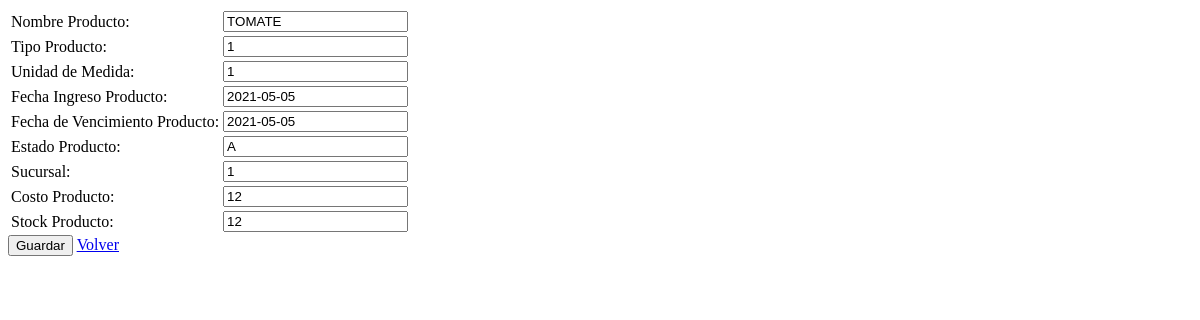
Page /vista/actualizar.php?idProducto=8 on the earlier database version.
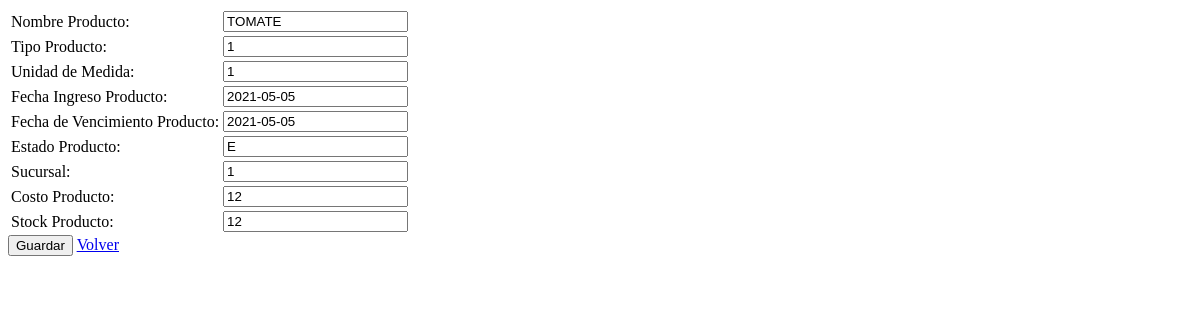
Same page on the later database version.
### tables this page shows
CREATE TABLE `producto` (
  `idProducto` int(11) NOT NULL,
  `nombreProducto` varchar(45) DEFAULT NULL,
  `idTipoProducto` int(11) DEFAULT NULL,
  `idUnidadMedida` int(11) DEFAULT NULL,
  `fechaIngresoProducto` date DEFAULT NULL,
  `FechaVencimientoProducto` date DEFAULT NULL,
  `estadoProducto` varchar(1) DEFAULT NULL,
  `idSucursal` int(11) DEFAULT NULL,
  `costoProducto` float DEFAULT NULL,
  `stockProducto` float DEFAULT NULL,
  `imagenProducto` varchar(45) NOT NULL
);

### controlador/crudProducto.php (called while the page is built, shortened)
<?php
	class CrudProducto{
		public function obtenerProducto($idProducto){
			$db=Db::conectar();
			$select=$db->prepare('SELECT * FROM producto WHERE idProducto=:idProducto');
			$select->bindValue('idProducto',$idProducto);
			$select->execute();
			$producto=$select->fetch();
			$myProducto= new Producto();
			$myProducto->setIdProducto($producto['idProducto']);
			$myProducto->setNombreProducto($producto['nombreProducto']);
			$myProducto->setIdTipoProducto($producto['idTipoProducto']);
			$myProducto->setIdUnidadMedida($producto['idUnidadMedida']);
			$myProducto->setFechaIngresoProducto($producto['fechaIngresoProducto']);
			$myProducto->setFechaVencimientoProducto($producto['FechaVencimientoProducto']);
			$myProducto->setEstadoProducto($producto['estadoProducto']);
			$myProducto->setIdSucursal($producto['idSucursal']);
			$myProducto->setCostoProducto($producto['costoProducto']);
			$myProducto->setStockProducto($producto['stockProducto']);
			$myProducto->setImagenProducto($producto['imagenProducto']);
			return $myProducto;
		}
}
?>

### modelo/producto.php (called while the page is built, shortened)
<?php
class Producto{
		private $nombreProducto;
		private $idTipoProducto;
		private $idUnidadMedida;
		private $fechaIngresoProducto;
		private $fechaVencimientoProducto;
		private $estadoProducto;
		private $idSucursal;
		private $costoProducto;
		private $stockProducto;
		public function getNombreProducto(){
			return $this->nombreProducto;
		}
		public function setNombreProducto($nombreProducto){
			$this->nombreProducto = $nombreProducto;
		}
		public function getIdTipoProducto(){
		return $this->idTipoProducto;
		}
		public function setIdTipoProducto($idTipoProducto){
			$this->idTipoProducto = $idTipoProducto;
		}
		public function getIdUnidadMedida(){
			return $this->idUnidadMedida;
		}
		public function setidUnidadMedida($idUnidadMedida){
			$this->idUnidadMedida = $idUnidadMedida;
		}
		public function getFechaIngresoProducto(){
			return $this->fechaIngresoProducto;
		}
		public function setFechaIngresoProducto($fechaIngresoProducto){
			$this->fechaIngresoProducto = $fechaIngresoProducto;
		}
		public function getFechaVencimientoProducto(){
			return $this->fechaVencimientoProducto;
		}
		public function setFechaVencimientoProducto($fechaVencimientoProducto){
			$this->fechaVencimientoProducto = $fechaVencimientoProducto;
		}
		public function getEstadoProducto(){
			return $this->estadoProducto;
		}
		public function setEstadoProducto($estadoProducto){
			$this->estadoProducto = $estadoProducto;
		}
		public function getIdSucursal(){
			return $this->idSucursal;
		}
		public function setIdSucursal($idSucursal){
			$this->idSucursal = $idSucursal;
		}
		public function getCostoProducto(){
			return $this->costoProducto;
		}
		public function setCostoProducto($costoProducto){
			$this->costoProducto=$costoProducto;
		}
		public function getStockProducto(){
			return $this->stockProducto;
		}
		public function setStockProducto($stockProducto){
			$this->stockProducto = $stockProducto;
		}
	}
?>

### vista/actualizar.php (the view, shortened to what this page needs)
<?php
	require_once('../controlador/crudProducto.php');
require_once('../modelo/producto.php');
	$crud= new CrudProducto();
	$producto=$crud->obtenerProducto($_GET['idProducto']);
?>
<html>
<head>
</head>
<body>
	<form action='../modelo/administrarProducto.php' method='post'>
	<table>
		<tr>
			<td>Nombre Producto:</td>
			<td> <input type='text' name='nombreProducto' value='<?php echo $producto->getNombreProducto()?>'></td>
		</tr>
		<tr>
			<td>Tipo Producto:</td>
			<td> <input type='text' name='idTipoProducto' value='<?php echo $producto->getIdTipoProducto()?>'></td>
		</tr>
		<tr>
			<td>Unidad de Medida:</td>
			<td> <input type='text' name='idUnidadMedida' value='<?php echo $producto->getIdUnidadMedida()?>'></td>
		</tr>
		<tr>
			<td>Fecha Ingreso Producto:</td>
			<td> <input type='text' name='fechaIngresoProducto' value='<?php echo $producto->getFechaIngresoProducto()?>'></td>
		</tr>
		<tr>
			<td>Fecha de Vencimiento Producto:</td>
			<td> <input type='text' name='fechaVencimientoProducto' value='<?php echo $producto->getFechaVencimientoProducto()?>'></td>
		</tr>
		<tr>
			<td>Estado Producto: </td>
			<td> <input type='text' name='estadoProducto' value='<?php echo $producto->getEstadoProducto()?>'></td>
		</tr>
		<tr>
			<td>Sucursal:</td>
			<td> <input type='text' name='idSucursal' value='<?php echo $producto->getIdSucursal()?>'></td>
		</tr>
		<tr>
			<td>Costo Producto:</td>
			<td> <input type='text' name='costoProducto' value='<?php echo $producto->getCostoProducto()?>'></td>
		</tr>
		<tr>
			<td>Stock Producto:</td>
			<td> <input type='text' name='stockProducto' value='<?php echo $producto->getStockProducto()?>'></td>
		</tr>
	</table>
	<input type='submit' value='Guardar'>
	<a href="index2.php">Volver</a>
</form>
</body>
</html>

Differences in the rows shown:
changed producto "TOMATE": estadoProducto "A" → "E"
